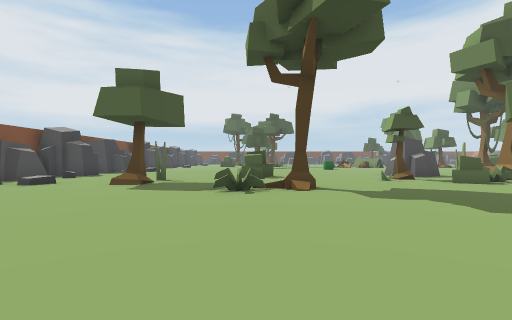
View 1 (above)

24 first-person views from a walk through a Unity game level. The camera is 1.2 m above the floor, looks level and sees 85° across. The floor is counted in squares, 2 m on a side. Each view is taken from the middle of a square. On the plan, view 1 faces up. The plan holds only what a view shows up to about 9 squares ahead; the rest is blank. The place goes on beyond the plan. The player character is not drawn. Some animated figures are left out.

View 2
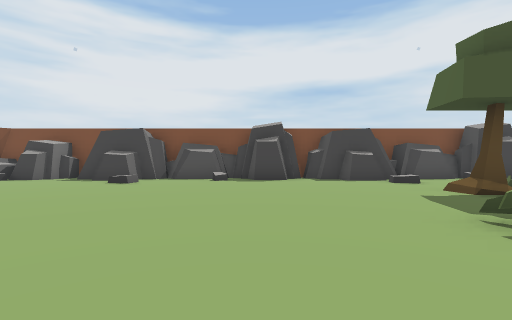

View 3
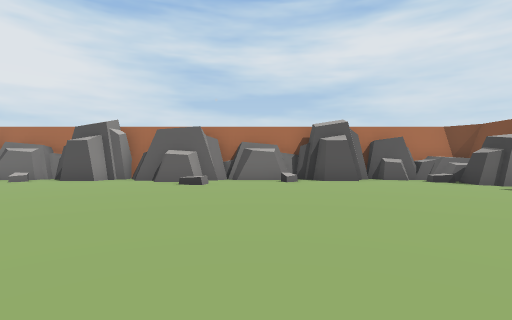

View 4
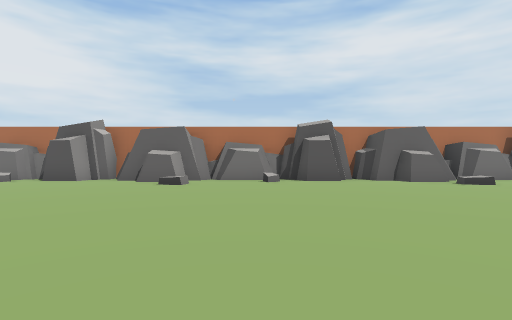

View 5
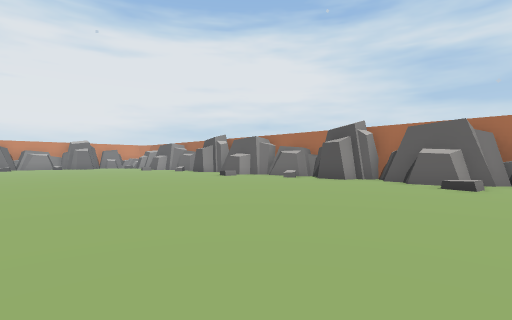

View 6
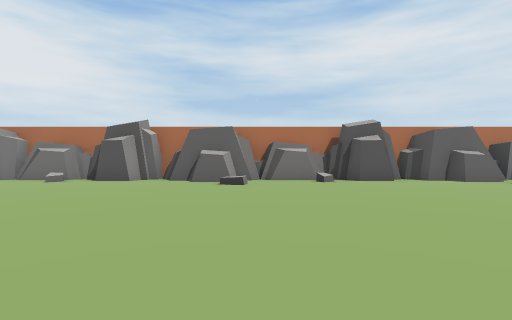

View 7
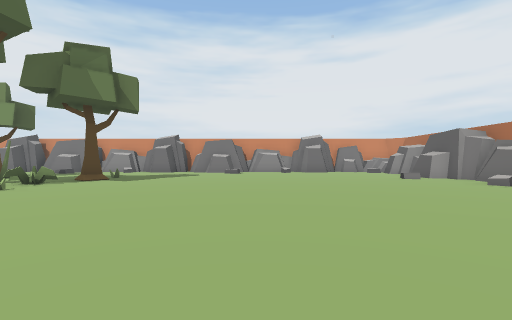

View 8
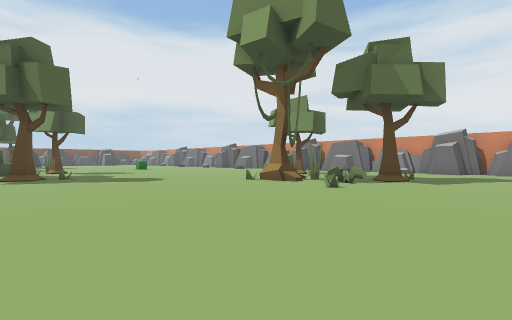

View 9
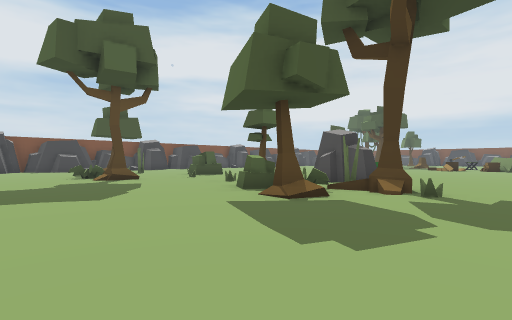

View 10
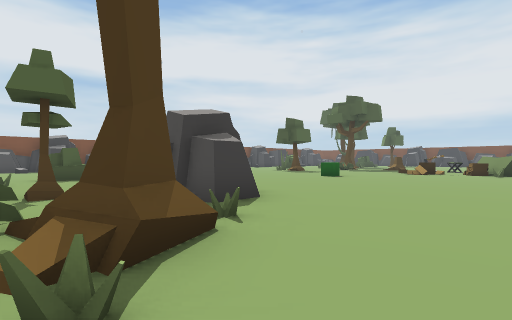

View 11
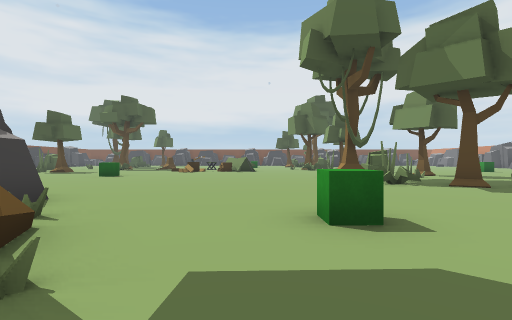

View 12
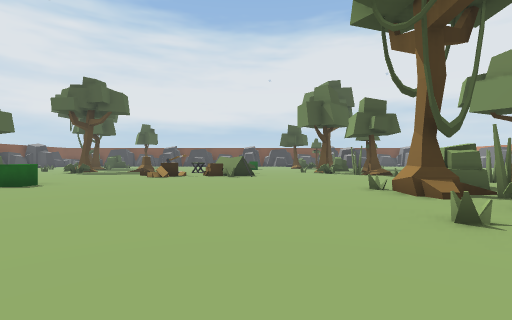

View 13
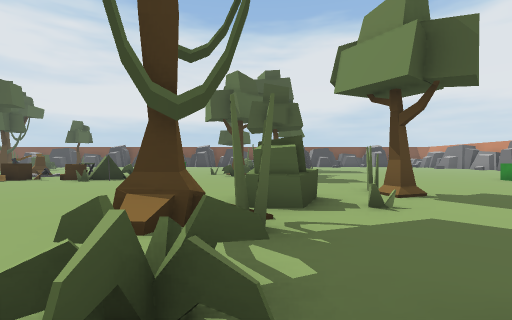

View 14
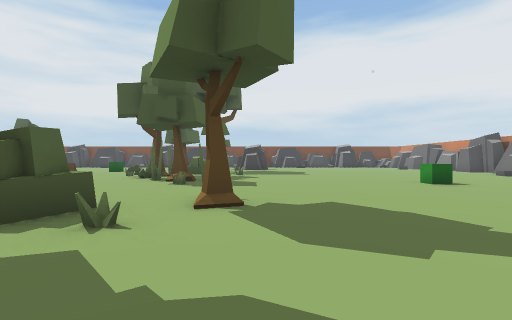

View 15
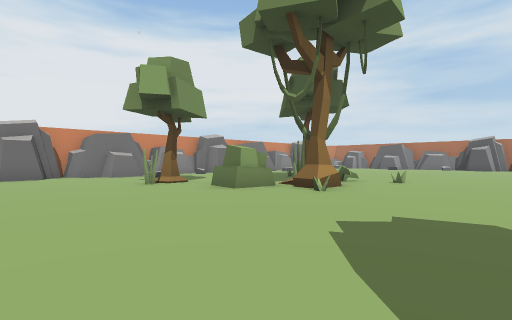

View 16
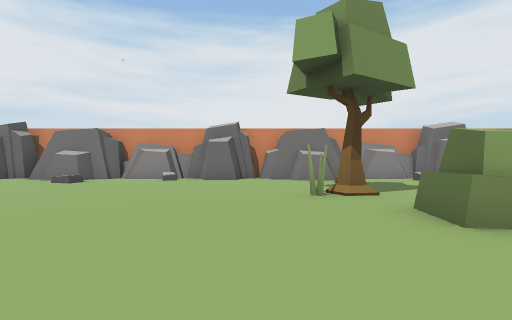

View 17
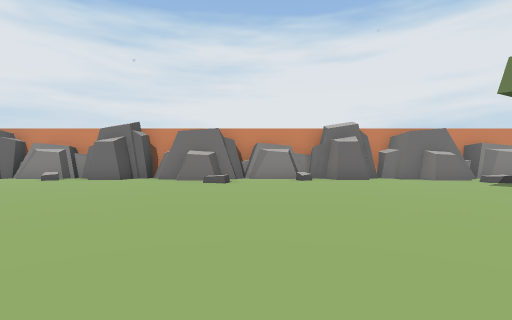

View 18
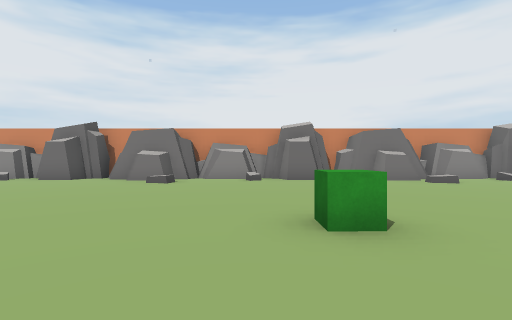

View 19
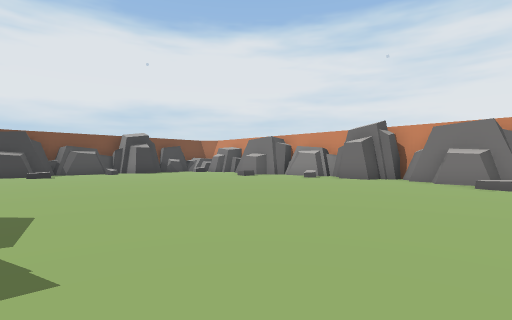

View 20
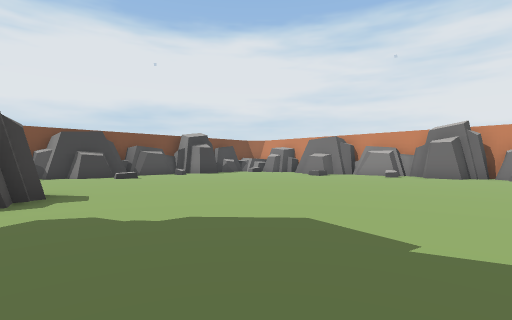

View 21
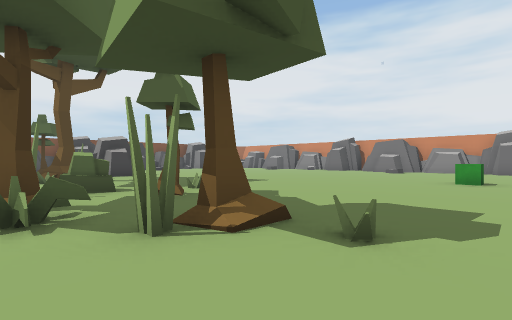

View 22
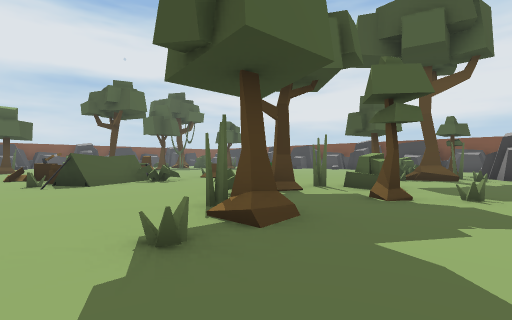

View 23
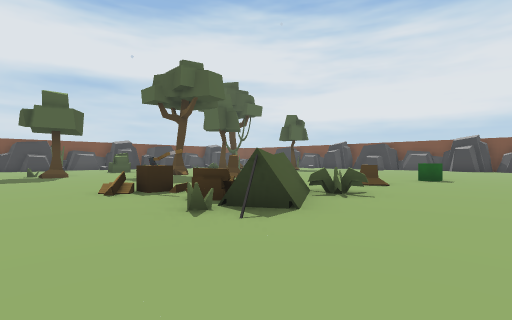

View 24
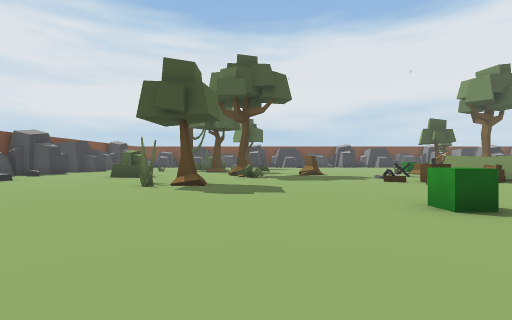

### Floor plan
Key: @ floor where view 1 was taken; # wall or solid block; x gap in a wall; . floor; / step, stairs or slope; = window, fence, low wall or low ledge; ^ raised ledge; O other object.
Columns run from 7 left of view 1 to 28 right of it. Each row starts with its distance up from view 1.
 37                          ##
 36                          ...
 35                          ....
 34                          .....
 33                          ......
 32                        ##.......
 31                       ###........
 30                  ..   #=...........#
 29                  ..  =#............#
 28                 .O... .............#
 27                 ..... .............#
 26                =^....#.............#
 25                ........=...........#
 24                .==..#..............#
 23   ..... ...../.##...=..............#
 22   .........../#=#....##.............
 21    ....#...../^.#.....=......O.....#
 20    ................................#
 19     ...............................#
 18      ..................#...........#
 17       ......O.......=##............#
 16        .............#/.............#
 15         ............##.............#
 14          . ........=.=#............#
 13             ...........=...........#
 12              ......................#
 11 #            #.................#...#
 10 #      #..   #.=..O..........#.....#
  9 #.. ........####.... ......### ....#
  8 #...#......=#==.=..  .......##  ...#
  7 #...#.......#=#...   .......=.    ..
  6 #......=#.........   ......==x     #
  5 #......=..........   ............
  4 #.................   ............
  3 #..............................
  2 ..........  ...................
  1 #........  ....................
  0 #......@.......................
 -1 #..............................
 -2 #..............................
 -3 #..............................
 -4 #......#......./......#......./
 -5 #..##...#..#.../#.##...#..#.../
 -6 ###############################

Where each view was taken, in squares from view 1:
view 1: 0 up, 0 right, facing up
view 2: 3 up, 2 right, facing left
view 3: 3 up, 1 left, facing down
view 4: 3 up, 6 right, facing down
view 5: 3 up, 7 right, facing down-right
view 6: 3 up, 15 right, facing down
view 7: 1 up, 14 right, facing right
view 8: 3 up, 14 right, facing up-right
view 9: 3 up, 10 right, facing up-left
view 10: 8 up, 10 right, facing up-left
view 11: 7 up, 10 right, facing up
view 12: 11 up, 10 right, facing up
view 13: 13 up, 14 right, facing up
view 14: 14 up, 17 right, facing up
view 15: 14 up, 17 right, facing down-right
view 16: 12 up, 19 right, facing right
view 17: 16 up, 19 right, facing right
view 18: 22 up, 19 right, facing right
view 19: 24 up, 19 right, facing up-right
view 20: 26 up, 17 right, facing up-right
view 21: 20 up, 13 right, facing up-right
view 22: 20 up, 17 right, facing up-left
view 23: 19 up, 12 right, facing up-left
view 24: 14 up, 2 right, facing up
